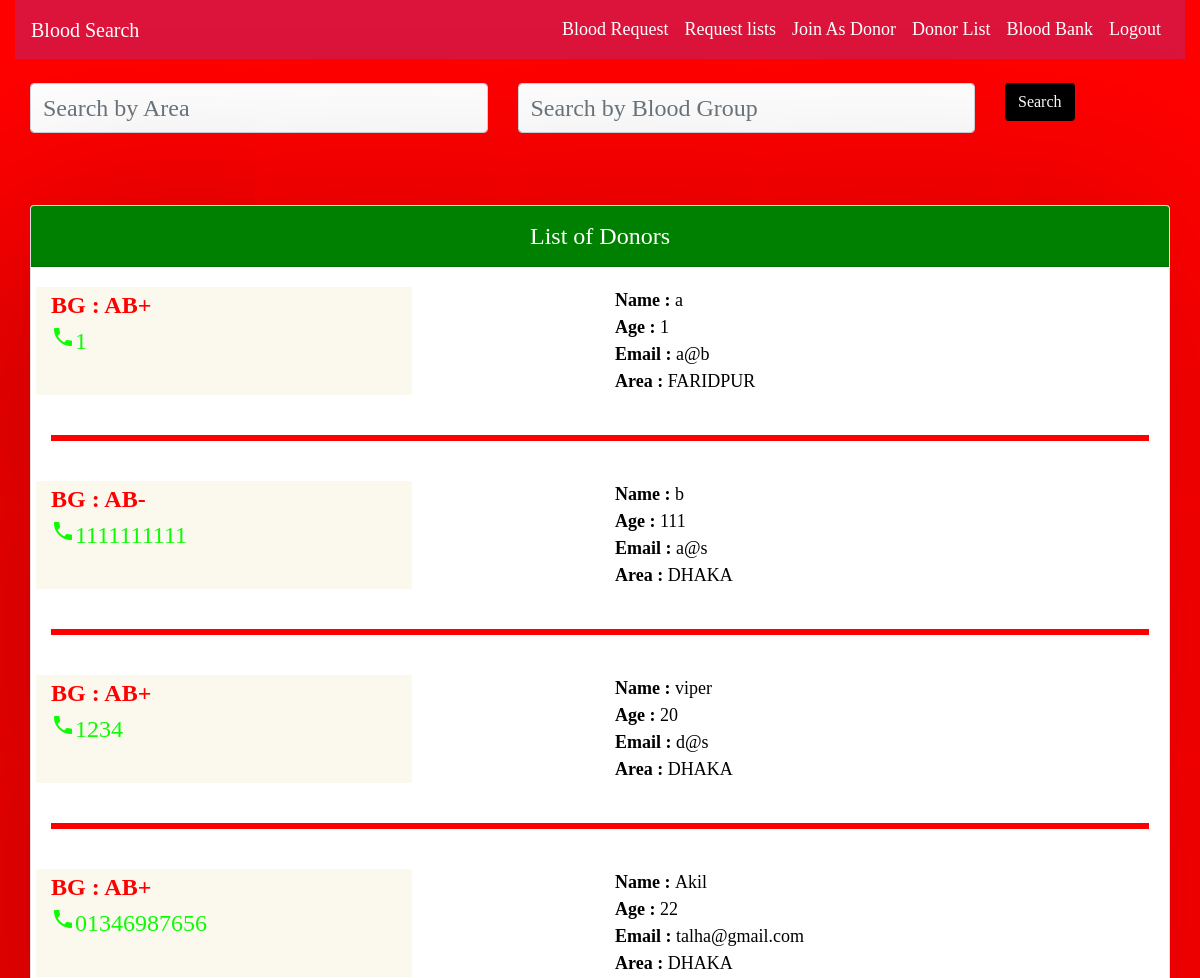
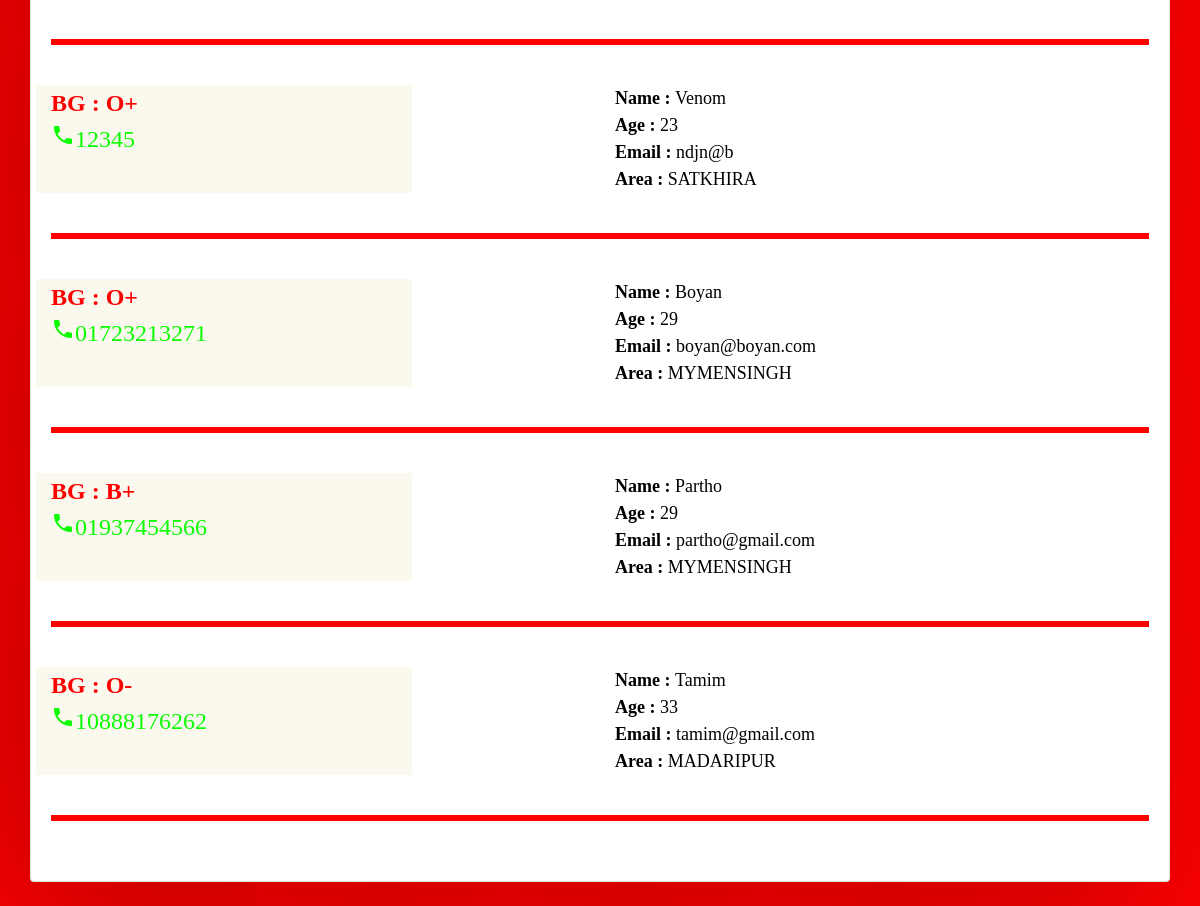
/DonorList.php (signed in), run on the app's committed database (2 pictures, top to bottom).
### tables this page shows
CREATE TABLE `donor` (
  `id` int(255) NOT NULL,
  `name` varchar(255) NOT NULL,
  `age` int(255) NOT NULL,
  `email` text NOT NULL,
  `mobile` varchar(255) NOT NULL,
  `area` varchar(255) NOT NULL,
  `bg` varchar(255) NOT NULL
);

### DonorList.php (the view, shortened to what this page needs)
<!DOCTYPE html>
<html>
	<head>
		<?php include'links.php' ?>
	</head>
	<body>
		<div class="container-fluid totalmenu">
		<?php include 'menu.php' ?>
		<?php
						include'REGdbcon.php';
						if(isset($_POST['search']) && isset($_POST['search1'])){
							$searchKey = $_POST['search'];
							$searchKey1 = $_POST['search1'];
							$sq = " select * from donor where area like '%$searchKey%' and bg like '%$searchKey1%' ";
						}
						else{
							$sq = " select * from donor ";
							$searchKey = "";
							$searchKey1 = "";
						}
						$query=mysqli_query($con, $sq);
						?>
		<div class="container-fluid">
			<form action="" method="POST">
				<div class="row">
					<div class="col-5">
						<input type="text" name="search" class="form-control" placeholder="Search by Area" value="<?php echo $searchKey ?>"  style="font-size: 2vw;">
						<br>
					</div>
					<div class="col-5">
						<input type="text" name="search1" class="form-control" placeholder="Search by Blood Group"    value="<?php echo $searchKey1 ?>"  style="font-size: 2vw;" >
					</div>
					<div class="col-2 search">
						<button class="btn search_btn">Search</button>
					</div>
					<br><br>
				</div>
			</form>
		</div>
		<br><br>
		<div class="container-fluid">
			<div class="card d-flex justify-content-center">
				<div class="card-header" style="font-size: 2vw; background: green; color: white;">List of Donors </div>
				<div class="card-body">
					<?php while($res = mysqli_fetch_array($query)){
		?>
					<div class="row">
						<div class="col-xl-4 col-lg-4 col-md-4 col-sm-4 col-12 FeedLeft">
							<div style="font-size: 2vw; font-weight: bold; color: red;" >BG : <?php echo $res['bg']; ?></div>
							<div style="font-size: 2vw; color: #0DFB03;"><i class="material-icons">local_phone</i><?php echo $res['mobile']; ?></div>
						</div>
						<div class="col-2"> </div>
						<div class="col-xl-6 col-lg-6 col-md-6 col-sm-6 col-12">
							<div style="font-size: 1.5vw; color: black;" ><b>Name : </b> <?php echo $res['name']; ?></div>
							<div style="font-size: 1.5vw; color: black;" ><b>Age : </b> <?php echo $res['age']; ?></div>
							<div style="font-size: 1.5vw; color: black;" ><b>Email : </b> <?php echo $res['email']; ?></div>
							<div style="font-size: 1.5vw; color: black;" ><b>Area : </b> <?php echo $res['area']; ?></div>
						</div>
					</div>
					<br>
					<hr style="height:0.5vw;border-width:0;color:red;background-color:red;">
					<br>
					<?php
					}
					?>
				</div>
			</div>
			<br>
		</div>
	</div>
</body>
</html>

### DonorList.php (style rules this page uses)
* { margin: 0; padding: 0; box-sizing: border-box; font-family: "Times New Roman", Times, serif; }
.totalmenu { background: red; color: white; position: absolute; }
.card { box-shadow: -30px 30px 200px rgba(0, 0, 0, 0.3); }
.card-header { font-size: 2vw; color: #fff; text-align: center; background: green;" font-family: 'Itim', cursive; }
.FeedLeft { background: #FBF8EE; }
.search_btn { background: black!important; color: white!important; font-weight: bold; }

### menu.php (style rules this page uses)
* { font-family: "Times New Roman", Times, serif; }

### data on the page
donor: bg "AB+", mobile "1", name "a", age "1", email "a@b", area "FARIDPUR"
donor: bg "AB-", mobile "1111111111", name "b", age "111", email "a@s", area "DHAKA"
donor: bg "AB+", mobile "1234", name "viper", age "20", email "d@s", area "DHAKA"
donor: bg "AB+", mobile "01346987656", name "Akil", age "22", email "talha@gmail.com", area "DHAKA"
donor: bg "O+", mobile "12345", name "Venom", age "23", email "ndjn@b", area "SATKHIRA"
donor: bg "O+", mobile "01723213271", name "Boyan", age "29", email "boyan@boyan.com", area "MYMENSINGH"
donor: bg "B+", mobile "01937454566", name "Partho", age "29", email "partho@gmail.com", area "MYMENSINGH"
donor: bg "O-", mobile "10888176262", name "Tamim", age "33", email "tamim@gmail.com", area "MADARIPUR"
